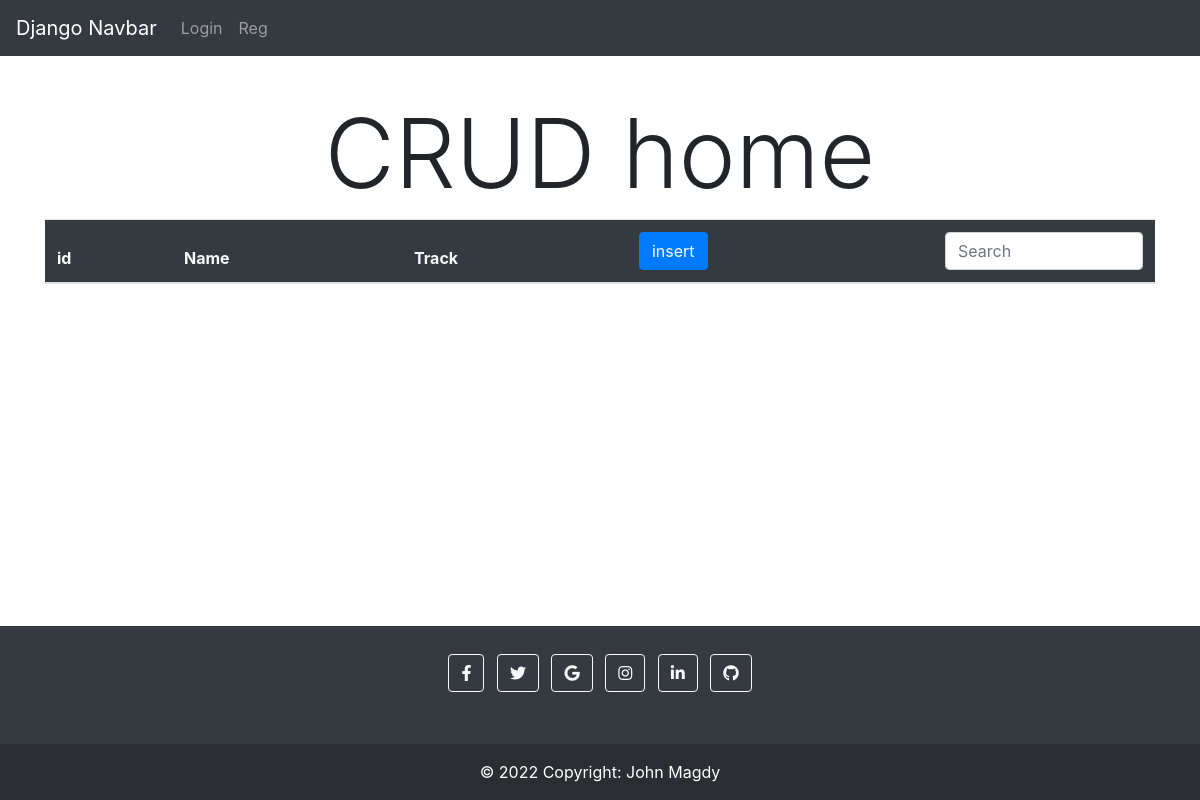
Page /home on the earlier database version.
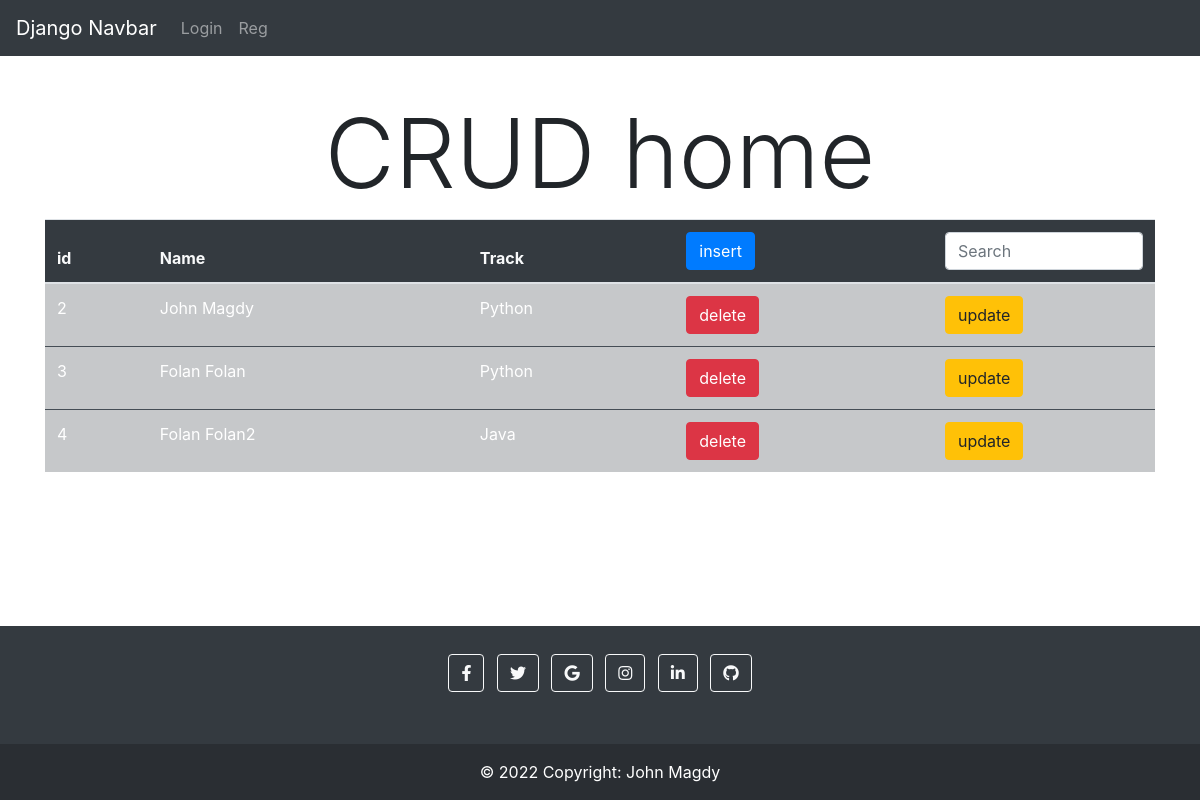
Same page on the later database version.
### affairs/models.py (models this page shows)
class Students(models.Model):
    id = models.AutoField(primary_key=True)
    name = models.CharField(max_length=20)
    track = models.CharField(max_length=20)

### affairs/views.py (the view)
# urls.py: 2. Add a URL to urlpatterns:  path('', views.home, name='home')
def home(request):
    context = {}
    context['users'] = Students.objects.all()
    return render(request, 'pages/home.html', context)

### templates/pages/home.html
{%extends 'base.html' %}
{% load static %}
{%block content%}
    <h1 class="display-1 text-center">CRUD home</h1>
    <div class="container">
        <table class="table bg-dark text-light">
            <thead>
            <tr>
                <th>id</th>
                <th>Name</th>
                <th>Track</th>
                <th><a href="{% url 'insert'%}" class="btn btn-primary">insert</a></th>
                <th style="width: 20%"><div class="input-group " >
<form action="{% url 'search' %}" method="get">
  <input type="search" name="searched" class="form-control rounded" placeholder="Search" aria-label="Search" aria-describedby="search-addon" />
</form>
</div></th>
            </tr>
            </thead>
            <tbody class="">
            {%for user in  users%}
                <tr class="table-dark">
                    <td> {{user.id}}</td>
                    <td>{{user.name}}</td>
                    <td>{{user.track}}</td>
                    <td>
                        <a href="{% url 'delete' user.id %}" class="btn btn-danger">delete</a>
                    </td>
                    <td>
                        <a href="{% url 'update' user.id %}" class="btn btn-warning">update</a>
                    </td>
                </tr>
            {%endfor%}
            </tbody>
        </table>
    </div>
{%endblock%}

### templates/base.html (shortened to what this page needs)
<!DOCTYPE html>
<html lang="en">
<head>
    <link rel="stylesheet" href="https://stackpath.bootstrapcdn.com/bootstrap/4.5.0/css/bootstrap.min.css">
    <link rel="stylesheet" href="https://pro.fontawesome.com/releases/v5.10.0/css/all.css"/>
</head>
<body>
<nav class="navbar navbar-expand-md navbar-dark fixed-top bg-dark">
        <a class="navbar-brand" href="#">Django Navbar</a>
        <div class="collapse navbar-collapse" id="navbarCollapse">
          <ul class="navbar-nav mr-auto">
            <li class="nav-item">
              <a class="nav-link " href="">Login</a>
            </li>
           <li class="nav-item">
              <a class="nav-link " href="">Reg</a>
            </li>
          </ul>
         </div>
      </nav>
<br><br><br><br>
<div>
    {%block content%}
    {%endblock%}
</div>
<footer class="bg-dark text-center text-white fixed-bottom">
  <div class="container p-4 pb-0">
    <section class="mb-4">
      <a class="btn btn-outline-light btn-floating m-1" href="#!" role="button"
        ><i class="fab fa-facebook-f"></i
      ></a>
      <a class="btn btn-outline-light btn-floating m-1" href="#!" role="button"
        ><i class="fab fa-twitter"></i
      ></a>
      <a class="btn btn-outline-light btn-floating m-1" href="#!" role="button"
        ><i class="fab fa-google"></i
      ></a>
      <a class="btn btn-outline-light btn-floating m-1" href="#!" role="button"
        ><i class="fab fa-instagram"></i
      ></a>
      <a class="btn btn-outline-light btn-floating m-1" href="#!" role="button"
        ><i class="fab fa-linkedin-in"></i
      ></a>
      <a class="btn btn-outline-light btn-floating m-1" href="#!" role="button"
        ><i class="fab fa-github"></i
      ></a>
    </section>
  </div>
  <div class="text-center p-3" style="background-color: rgba(0, 0, 0, 0.2);">
    © 2022 Copyright:
    <a class="text-white">John Magdy</a>
  </div>
</footer>
</body>
</html>

Differences in the rows shown:
added Students: id "2", name "John Magdy", track "Python"
added Students: id "3", name "Folan Folan", track "Python"
added Students: id "4", name "Folan Folan2", track "Java"
